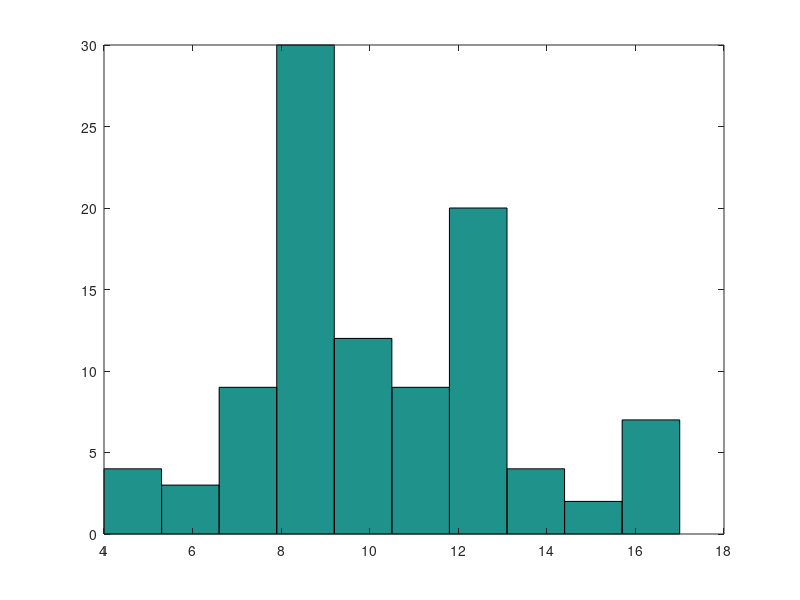

MATLAB code to generate this figure: (Note: this script raises an error after producing the figure.)
function ex4 ()
    X = poissrnd(10,1,100);
    hist(X);
    N = hist(X)
    
    n = sum(N)
    k = length(N);
    x = 1:k;
    alpha = 0.01;
    lambda = mean(X)
    p0 = DiscretePDF(1:(k),'poisson',lambda);
    plot(p0)
    chi2Value = sum(((N-n.*p0).^2) ./ (n.*p0 ))
    chi2Quantile = chi2inv(1 - alpha, k - 1 - 1)
    H = ~(chi2Value < chi2Quantile);
    if(~H)
        disp('Poisson');
    else
        disp('Not Poisson');
    end
end